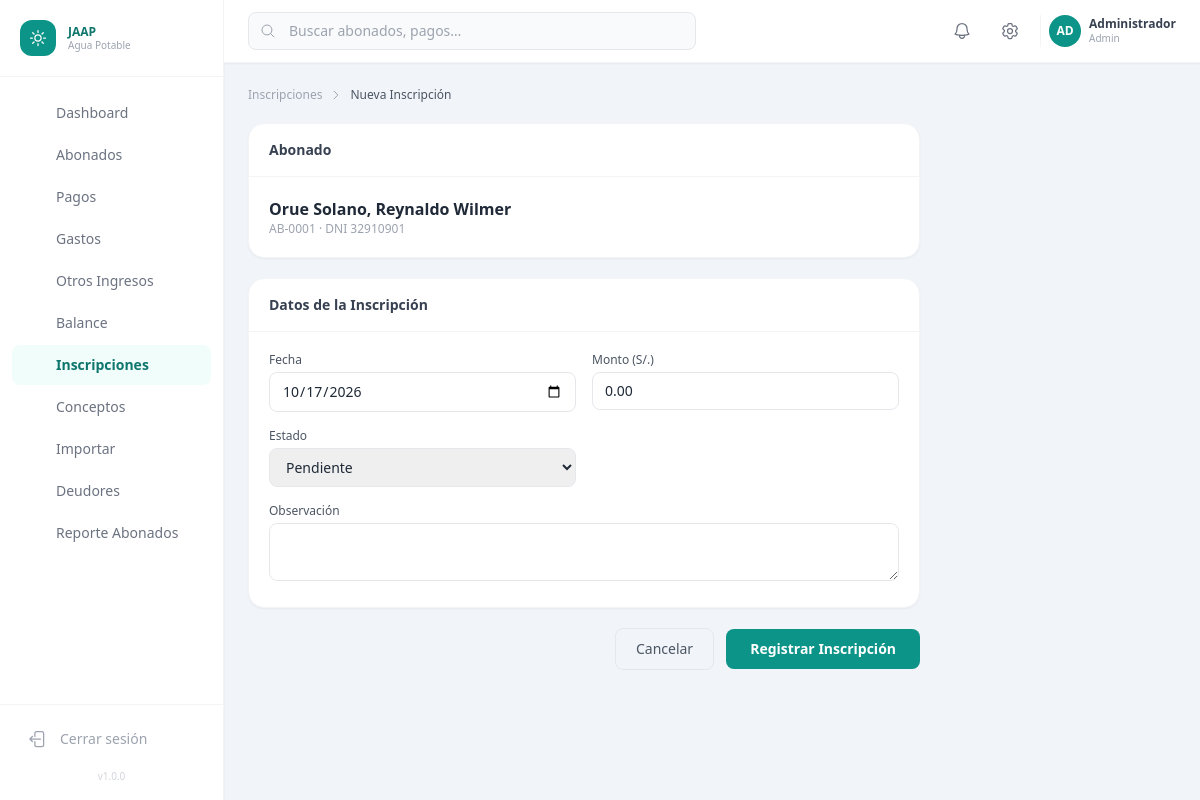
Screenshot of /inscripciones/registrar.php?abonado_id=1 (signed in) with the database file from the repository.
### tables this page shows
CREATE TABLE `abonados` (
  `id`                INT UNSIGNED    NOT NULL AUTO_INCREMENT,
  `codigo`            VARCHAR(20)     NOT NULL COMMENT 'Código interno del abonado',
  `dni`               VARCHAR(8)      NOT NULL,
  `nombres`           VARCHAR(100)    NOT NULL,
  `apellidos`         VARCHAR(100)    NOT NULL,
  `fecha_nacimiento`  DATE            NULL,
  `departamento`      VARCHAR(100)    NOT NULL DEFAULT '',
  `provincia`         VARCHAR(100)    NOT NULL DEFAULT '',
  `distrito`          VARCHAR(100)    NOT NULL DEFAULT '',
  `direccion`         TEXT            NULL,
  `zona`              ENUM('porvenir','tunas','cerro_de_pasco') NOT NULL DEFAULT 'porvenir',
  `profesion`         VARCHAR(100)    NULL,
  `actividad`         VARCHAR(100)    NULL,
  `grado_instruccion` ENUM(
    'sin_instruccion','primaria_incompleta','primaria_completa',
    'secundaria_incompleta','secundaria_completa',
    'tecnico','universitario','posgrado'
  ) NOT NULL DEFAULT 'sin_instruccion',
  `estado_civil`      ENUM('soltero','casado','conviviente','viudo','divorciado') NOT NULL DEFAULT 'soltero',
  `telefono`          VARCHAR(15)     NULL,
  `email`             VARCHAR(100)    NULL,
  `numero_hijos`      TINYINT UNSIGNED NOT NULL DEFAULT 0,
  `fecha_inscripcion` DATE            NULL,
  `estado`            ENUM('activo','inactivo','cortado','suspension_temporal') NOT NULL DEFAULT 'activo',
  `observaciones`     TEXT            NULL,
  `creado_por`        INT UNSIGNED    NULL,
  `created_at`        TIMESTAMP       NOT NULL DEFAULT CURRENT_TIMESTAMP,
  `updated_at`        TIMESTAMP       NOT NULL DEFAULT CURRENT_TIMESTAMP ON UPDATE CURRENT_TIMESTAMP,
  PRIMARY KEY (`id`),
  UNIQUE KEY `uk_dni`    (`dni`),
  UNIQUE KEY `uk_codigo` (`codigo`),
  KEY `idx_zona`   (`zona`),
  KEY `idx_estado` (`estado`),
  CONSTRAINT `fk_abonado_creado` FOREIGN KEY (`creado_por`) REFERENCES `usuarios_sistema` (`id`) ON DELETE SET NULL
);

### config/config.php (called while the page is built, shortened)
<?php
function e(string $s): string
{
    return htmlspecialchars($s, ENT_QUOTES | ENT_HTML5, 'UTF-8');
}

### inscripciones/registrar.php (the view, shortened to what this page needs)
<?php
$pdo        = getDB();
$editId = (int)($_GET['id'] ?? 0);
$inscData = null;
$preAbonadoId = (int)($_GET['abonado_id'] ?? 0);
$preAbonado   = null;
if ($preAbonadoId > 0) {
    $s = $pdo->prepare("SELECT id, codigo, dni, nombres, apellidos FROM abonados WHERE id=?");
    $s->execute([$preAbonadoId]);
    $preAbonado = $s->fetch() ?: null;
}
require_once __DIR__ . '/../includes/header.php';
require_once __DIR__ . '/../includes/sidebar.php';
?>
<div class="flex flex-col flex-1 overflow-hidden">
  <?php require_once __DIR__ . '/../includes/topbar.php'; ?>
  <main class="flex-1 overflow-y-auto p-6">
    <div class="flex items-center gap-2 text-xs text-gray-400 mb-5">
      <a href="<?= APP_URL ?>/inscripciones/index.php" class="hover:text-brand-600">Inscripciones</a>
      <svg class="w-3 h-3" fill="none" viewBox="0 0 24 24" stroke-width="2" stroke="currentColor">
        <path stroke-linecap="round" stroke-linejoin="round" d="m8.25 4.5 7.5 7.5-7.5 7.5" />
      </svg>
      <span class="text-gray-600 font-medium"><?= $editId ? 'Editar' : 'Nueva' ?> Inscripción</span>
    </div>
    <form method="POST" action="" class="max-w-2xl space-y-5">
      <div class="bg-white rounded-2xl shadow-sm border border-gray-100 overflow-hidden">
        <div class="px-5 py-4 border-b border-gray-100"><h2 class="text-sm font-semibold text-gray-700">Abonado</h2></div>
        <div class="p-5">
          <?php if ($inscData): ?>
            <p class="font-semibold text-gray-800"><?= e($inscData['apellidos'] . ', ' . $inscData['nombres']) ?></p>
            <p class="text-xs text-gray-400"><?= e($inscData['codigo']) ?> · DNI <?= e($inscData['dni']) ?></p>
          <?php elseif ($preAbonado): ?>
            <p class="font-semibold text-gray-800"><?= e($preAbonado['apellidos'] . ', ' . $preAbonado['nombres']) ?></p>
            <p class="text-xs text-gray-400"><?= e($preAbonado['codigo']) ?> · DNI <?= e($preAbonado['dni']) ?></p>
          <?php endif; ?>
        </div>
      </div>
      <div class="bg-white rounded-2xl shadow-sm border border-gray-100 overflow-hidden">
        <div class="px-5 py-4 border-b border-gray-100"><h2 class="text-sm font-semibold text-gray-700">Datos de la Inscripción</h2></div>
        <div class="p-5 grid grid-cols-1 sm:grid-cols-2 gap-4">
          <div>
            <label class="block text-xs font-medium text-gray-600 mb-1">Fecha</label>
            <input name="fecha_inscripcion" type="date"
                   value="<?= e($inscData['fecha_inscripcion'] ?? date('Y-m-d')) ?>"
                   class="w-full px-3 py-2 text-sm border border-gray-200 rounded-lg focus:outline-none focus:ring-2 focus:ring-brand-300">
          </div>
          <div>
            <label class="block text-xs font-medium text-gray-600 mb-1">Monto (S/.)</label>
            <input name="monto" type="number" step="0.01" min="0"
                   value="<?= number_format((float)($inscData['monto'] ?? 0), 2) ?>"
                   class="w-full px-3 py-2 text-sm border border-gray-200 rounded-lg focus:outline-none focus:ring-2 focus:ring-brand-300">
          </div>
          <div>
            <label class="block text-xs font-medium text-gray-600 mb-1">Estado</label>
            <select name="estado"
                    class="w-full px-3 py-2 text-sm border border-gray-200 rounded-lg focus:outline-none focus:ring-2 focus:ring-brand-300">
              <?php foreach (['pendiente'=>'Pendiente','aprobada'=>'Aprobada','rechazada'=>'Rechazada','cancelada'=>'Cancelada'] as $k=>$v): ?>
                <option value="<?= e($k) ?>" <?= ($inscData['estado'] ?? 'pendiente') === $k ? 'selected' : '' ?>><?= e($v) ?></option>
              <?php endforeach; ?>
            </select>
          </div>
          <div class="sm:col-span-2">
            <label class="block text-xs font-medium text-gray-600 mb-1">Observación</label>
            <textarea name="observacion" rows="2"
                      class="w-full px-3 py-2 text-sm border border-gray-200 rounded-lg focus:outline-none focus:ring-2 focus:ring-brand-300"><?= e($inscData['observacion'] ?? '') ?></textarea>
          </div>
        </div>
      </div>
      <div class="flex items-center gap-3 justify-end">
        <a href="<?= APP_URL ?>/inscripciones/index.php"
           class="px-5 py-2.5 text-sm text-gray-600 border border-gray-200 rounded-lg hover:bg-gray-50 transition-colors">
          Cancelar
        </a>
        <button type="submit"
                class="px-6 py-2.5 text-sm font-semibold bg-brand-600 hover:bg-brand-700 text-white rounded-lg transition-colors">
          <?= $editId ? 'Actualizar' : 'Registrar' ?> Inscripción
        </button>
      </div>
    </form>
  </main>
</div>
<?php require_once __DIR__ . '/../includes/footer.php'; ?>

### rows the page displays
abonados: apellidos+nombres "Orue Solano, Reynaldo Wilmer", codigo "AB-0001", dni "32910901"

### other values shown
$item['label'] "Dashboard"
$item['label'] "Abonados"
$item['label'] "Pagos"
$item['label'] "Gastos"
$item['label'] "Otros Ingresos"
$item['label'] "Balance"
$item['label'] "Inscripciones"
$item['label'] "Conceptos"
$item['label'] "Importar"
$item['label'] "Deudores"
$item['label'] "Reporte Abonados"
APP_VERSION "1.0.0"
mb_substr($user['nombre'], 0, 2) "AD"
$user['nombre'] "Administrador"
$user['rol'] "Admin"
